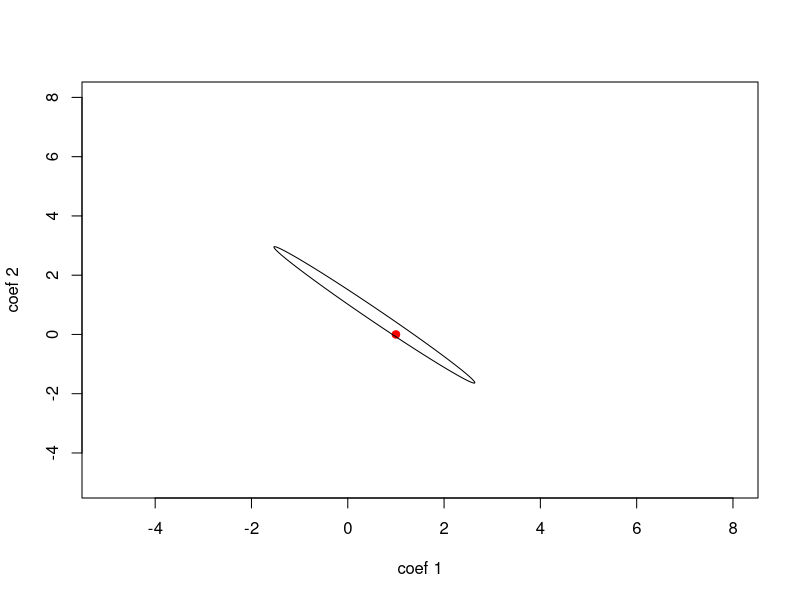
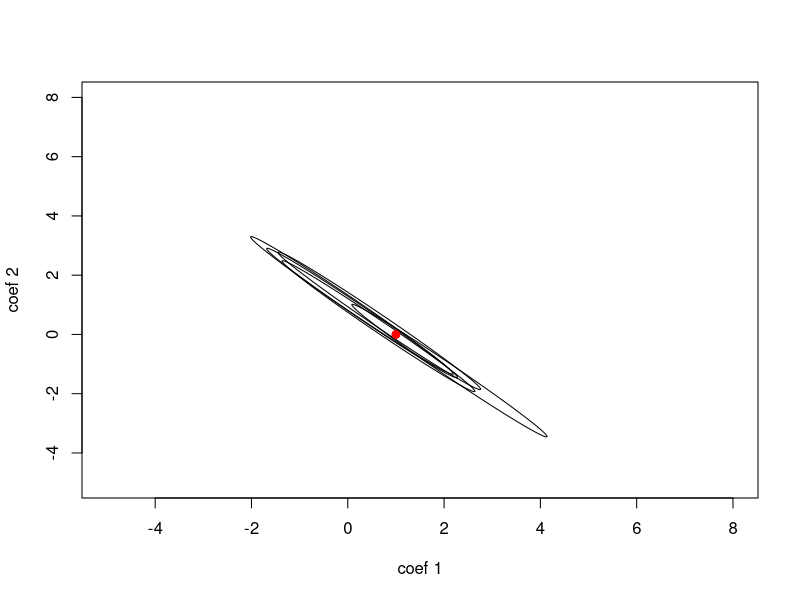

Write R code to recreate these figures, in order.
####################
# Finish F-test from last time
set.seed(1)
n <- 1000
p <- 2
X <- matrix(rnorm(n*p), ncol=p)
beta <- c(1,0)
epsilon <- rnorm(n,sd=3)

alpha <- 0.9
X[,2] <- alpha * X[,1] + (1-alpha) * X[,2]
y <- X %*% beta + epsilon

Z <- cbind(X[,1] + X[,2], X[,1] - X[,2])
out1 <- lm(y ~ X)
out2 <- lm(y ~ Z)
out3 <- lm(y ~ Z[,1])
out4 <- lm(y ~ 1)

anova(out4,out3,out2,out1)

plot(0,0,col="white",ylim=c(-5,8),xlim=c(-5,8),
      xlab="coef 1", ylab="coef 2")
points(1,0,pch=19,cex=1,col="red")
mixtools::ellipse(coef(out1)[2:3],
     vcov(out1)[2:3,2:3], alpha=0.05)

# Iterate over several random samples
plot(0,0,col="white",ylim=c(-5,8),xlim=c(-5,8),
      xlab="coef 1", ylab="coef 2")
points(1,0,pch=19,cex=1,col="red")

for (i in 1:5) {
  epsilon <- rnorm(n,sd=3)
  y <- X %*% beta + epsilon
  out1 <- lm(y ~ X)
  mixtools::ellipse(coef(out1)[2:3],
      vcov(out1)[2:3,2:3])
}
points(1,0,pch=19,cex=1,col="red")
